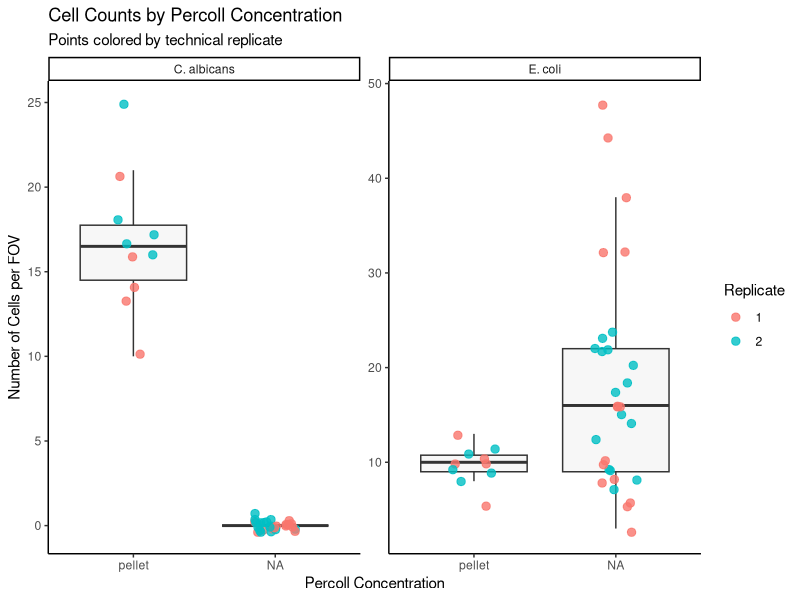

Here is the R script that generated this plot:
## ---- chunk 1
knitr::opts_chunk$set(echo = TRUE)
## ---- chunk 2
library(tidyverse)
library(readxl)
percollcounts <- read_excel("percoll-3-13-2026.xlsx")
## ---- chunk 3
# 1. Clean and split the data
df_long <- percollcounts %>%
  pivot_longer(
    cols = c("C. albicans count", "E. coli count"), 
    names_to = "Species", 
    values_to = "Count"
  ) %>%
  mutate(
    Species = str_replace(Species, " count", ""),
    # Extract the concentration (everything before the underscore)
    Concentration = str_extract(Sample, "^[^_]+"),
    # Extract the replicate number (everything after the underscore)
    Replicate = str_extract(Sample, "[^_]+$")
  ) %>%
  # Make sure R knows the order you want for the x-axis (otherwise it sorts alphabetically)
  mutate(Concentration = factor(Concentration, levels = c("30%", "50%", "60%", "pellet")))

# 2. Generate the SuperPlot
ggplot(df_long, aes(x = Concentration, y = Count)) +
  # Add the boxplot for the overall concentration (don't fill it with color, keep it clean)
  geom_boxplot(outlier.shape = NA, alpha = 0.3, fill = "gray90") +
  # Add the FOV dots, but color them by the Replicate
  geom_jitter(aes(color = Replicate), width = 0.15, size = 2.5, alpha = 0.8) +
  facet_wrap(~ Species, scales = "free_y") +
  theme_classic() +
  labs(
    title = "Cell Counts by Percoll Concentration",
    subtitle = "Points colored by technical replicate",
    x = "Percoll Concentration",
    y = "Number of Cells per FOV",
    color = "Replicate"
  )
